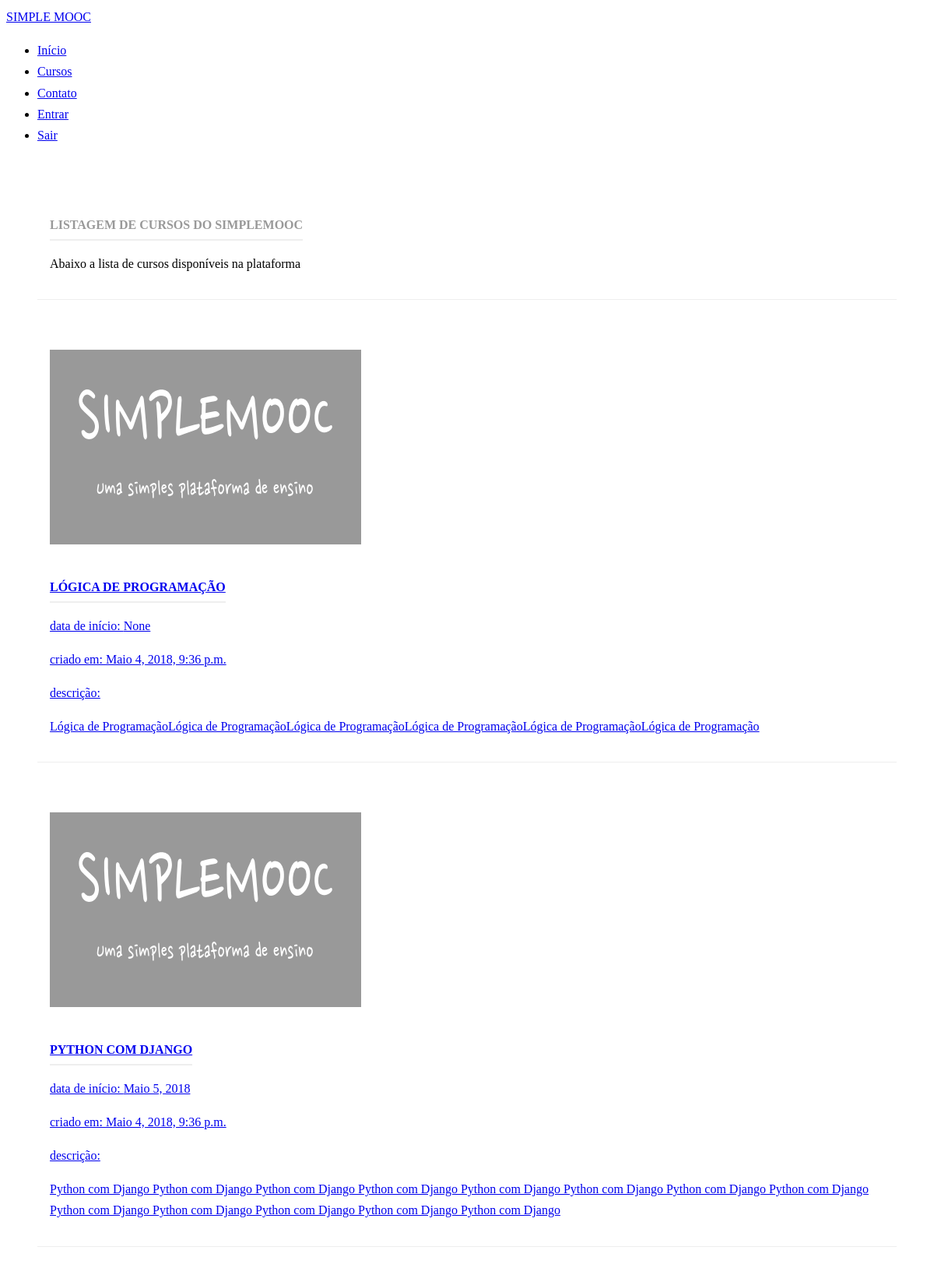
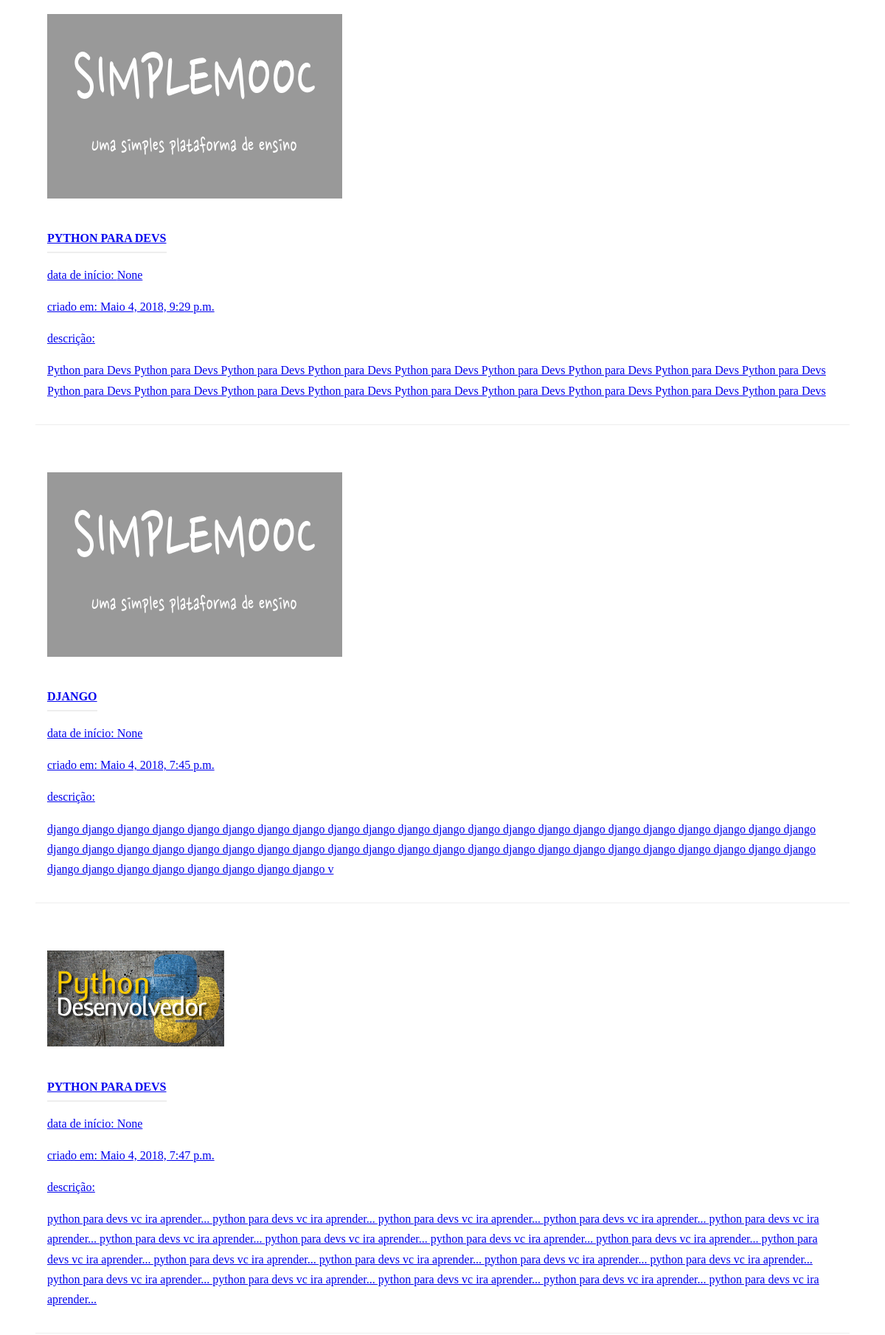
Screenshot of /cursos/ (upper part) with the database file from the repository (2 pictures, top to bottom).
### simplemoc/courses/models.py (models this page shows, shortened)
class Course(models.Model):
    name = models.CharField('Nome', max_length=100)
    slug = models.SlugField('Atalho')
    description = models.TextField('Descrição', blank=True)
    about = models.TextField('Sobre o Curso', blank=True)
    start_date = models.DateField(
        'Data de Início', null=True, blank=True
    )
    image = models.ImageField(
        upload_to='courses/images', verbose_name='imagem', null=True, blank=True
    )
    created_at = models.DateTimeField(
        'criado em', auto_now_add=True
    )
    updated_at =  models.DateTimeField(
        'Atualizado em', auto_now=True
    )
    objects = CourseManager()
    @models.permalink
    def get_absolute_url(self):
        return ('courses:details', (), {'slug': self.slug})
    class Meta:
        verbose_name = 'Curso'
        verbose_name_plural = 'Cursos'
        ordering = ['name']

### simplemoc/courses/views.py (the view)
def index(request):
    courses = Course.objects.all()
    template_name = 'courses/index.html'
    context = {
        'courses': courses
    }
    return render(request, template_name, context)

### simplemoc/courses/templates/courses/index.html (shortened to what this page needs)
{% extends "base.html" %}
{% load static %}
{% block content %}
<div class="pure-g-r content-ribbon">
    <div class="pure-u-1">
        <div class="l-box">
            <h4 class="content-subhead">Listagem de Cursos do SimpleMOOC</h4>
            <p>Abaixo a lista de cursos disponíveis na plataforma</p>
        </div>
    </div>
</div>
{% for course in courses %}
<div class="pure-g-r content-ribbon">
    <div class="pure-u-1-3">
        <div class="l-box">
            <a href="{{ course.get_absolute_url }}">
            {% if course.image %}
            <img src="{{ course.image.url }}" alt="{{ course.name }}" />
            {% else %}
            <img src="{% static 'img/course-image.png' %}" alt="{{ course.name }}" />
            {% endif %}
            </a>
        </div>
    </div>
    <div class="pure-u-2-3">
        <div class="l-box">
            <h4 class="content-subhead"> <a href="{{ course.get_absolute_url }}" title="">{{ course.name }}</h4>
            <p>data de início: {{ course.start_date }}</p>
            <p>criado em: {{ course.created_at }}</p>
            <p>descrição: {{ course.description|linebreaks }}</p>
        </div>
    </div>
</div>
{% endfor %}
{% endblock %}

### simplemoc/core/templates/base.html (shortened to what this page needs)
<!doctype html>
{% load static %}
<html lang="en">
<head>
    <link rel="stylesheet" href="http://yui.yahooapis.com/pure/0.3.0/pure-min.css">
    <link rel="stylesheet" href="{% static 'css/styles.css' %}" />
</head>
<body>
<div class="content">
    <div class="header">
        <div class="pure-menu pure-menu-open pure-menu-fixed pure-menu-horizontal">
            <a class="pure-menu-heading" href="{% url 'core:home' %}">SIMPLE MOOC</a>
            <ul>
                <li class="pure-menu-selected"><a href="{% url 'core:home' %}">Início</a></li>
                <li><a href="{% url 'courses:index' %}">Cursos</a></li>
                <li><a href="{% url 'core:contact' %}">Contato</a></li>
                <li><a href=" {% url 'accounts:login' %}">Entrar</a></li>
                <li><a href=" {% url 'accounts:logout' %}">Sair</a></li>
            </ul>
        </div>
    </div>
    <div class="content">
        {% block content %} {% endblock %}
</div>
</body>
</html>

### simplemoc/core/static/css/styles.css (style rules this page uses)
* { -webkit-box-sizing: border-box; -moz-box-sizing: border-box; box-sizing: border-box; }
body { margin: 0 auto; line-height: 1.7em; }
.l-box { padding: 1em; }
.header { margin: 0 0; }
.header .pure-menu { padding: 0.5em; }
.content .content-subhead { color: #999; padding-bottom: 0.3em; text-transform: uppercase; margin: 0; border-bottom: 2px solid #eee; display: inline-block; }
.content .content-ribbon { margin: 3em; border-bottom: 1px solid #eee; }

### rows the page displays
Course: name "LÓGICA DE PROGRAMAÇÃO", start_date "None", created_at "Maio 4, 2018, 9:36 p.m.", description "Lógica de ProgramaçãoLógica de ProgramaçãoLógica de ProgramaçãoLógica de ProgramaçãoLógica de ProgramaçãoLógica de Programação"
Course: name "PYTHON COM DJANGO", start_date "Maio 5, 2018", created_at "Maio 4, 2018, 9:36 p.m.", description "Python com Django Python com Django Python com Django Python com Django Python com Django Python com Django Python com Django Python com Django Python com Django Python com Django Python com Django Python com Django Python com Django"
Course: name "PYTHON PARA DEVS", start_date "None", created_at "Maio 4, 2018, 9:29 p.m.", description "Python para Devs Python para Devs Python para Devs Python para Devs Python para Devs Python para Devs Python para Devs Python para Devs Python para Devs Python para Devs Python para Devs Python para Devs Python para Devs Python para Devs Python para Devs Python para Devs Python para Devs Python para Devs"
Course: name "DJANGO", start_date "None", created_at "Maio 4, 2018, 7:45 p.m.", description "django django django django django django django django django django django django django django django django django django django django django django django django django django django django django django django django django django django django django django django django django django django django django django django django django django django django v"
Course: image (picture), name "PYTHON PARA DEVS", start_date "None", created_at "Maio 4, 2018, 7:47 p.m.", description "python para devs vc ira aprender... python para devs vc ira aprender... python para devs vc ira aprender... python para devs vc ira aprender... python para devs vc ira aprender... python para devs vc ira aprender... python para devs vc ira aprender... python para devs vc ira aprender... python para devs vc ira aprender... python para devs vc ira aprender... python para devs vc ira aprender... python para devs vc ira aprender... python para devs vc ira aprender... python para devs vc ira aprender... python para devs vc ira aprender... python para devs vc ira aprender... python para devs vc ira aprender... python para devs vc ira aprender... python para devs vc ira aprender..."
